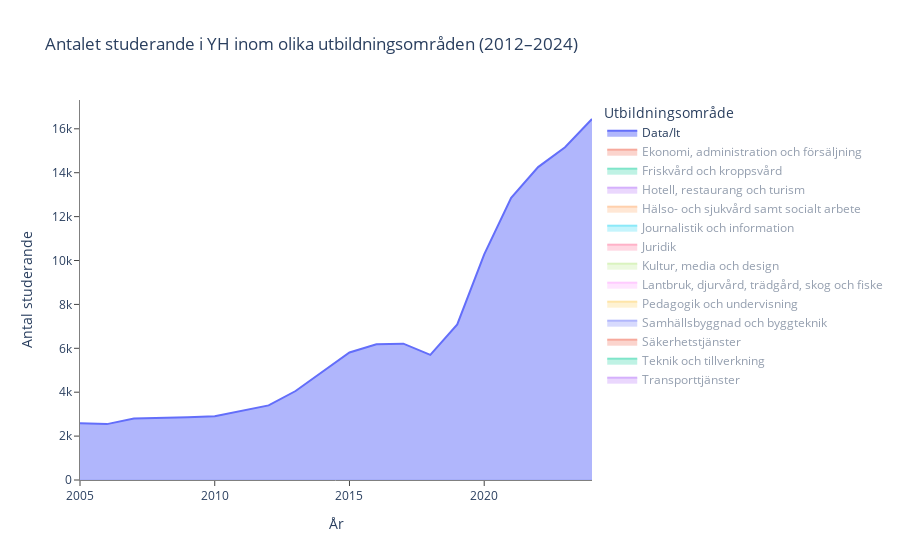

The cell this chart's notebook holds for it:
### Code cell
def student_area_graph():
    # Load the data
    df = pd.read_excel("data/Antalet studerande i YH inom olika utbildningsområden 2012-2024.xlsx")

    # Drop unwanted columns if they exist
    columns_to_exclude = ['Totalt', 'Övrigt']
    df = df.drop(columns=[col for col in columns_to_exclude if col in df.columns])

    # Melt the data to long format
    df_long = df.melt(id_vars='År', var_name='Utbildningsområde', value_name='Antal studerande')

    # Create area chart
    fig = px.area(
        df_long,
        x='År',
        y='Antal studerande',
        color='Utbildningsområde',
        title='Antalet studerande i YH inom olika utbildningsområden (2012–2024)',
        labels={'År': 'År', 'Antal studerande': 'Antal studerande'},
        template='plotly_white'
    )

    # Hide all traces except "Data/It"
    for trace in fig.data:
        if trace.name != "Data/It":
            trace.visible = "legendonly"

    # Improve axes appearance
    fig.update_xaxes(showgrid=False, ticks="outside", showline=True, linecolor='grey')
    fig.update_xaxes(
        showgrid=False,
        ticks="outside",
        showline=True,
        linecolor='grey',
        type='category'  # 👈 Force x-axis to treat years as categorical values
    )

    # Customize legend title
    fig.update_layout(legend_title_text='Utbildningsområde')

    return fig 

fig = student_area_graph()
fig.show()

### Figure 1 — Plotly figure (JSON) as saved in the notebook; plotly's stock layout.template omitted (floating-point values rounded to 4 significant figures)
{"data": [{"fillpattern": {"shape": ""}, "hovertemplate": "Utbildningsområde=Data/It<br>År=%{x}<br>Antal studerande=%{y}<extra></extra>", "legendgroup": "Data/It", "line": {"color": "#636efa"}, "marker": {"symbol": "circle"}, "mode": "lines", "name": "Data/It", "orientation": "v", "showlegend": true, "stackgroup": "1", "type": "scatter", "x": [2005, 2006, 2007, 2008, 2009, 2010, 2011, 2012, 2013, 2014, 2015, 2016, 2017, 2018, 2019, 2020, 2021, 2022, 2023, 2024], "xaxis": "x", "y": [2587.0, 2546.0, 2797.0, 2817.0, 2857.0, 2903.0, 3160.0, 3398.0, 4054.0, 4937.0, 5812.0, 6183.0, 6210.0, 5704.0, 7086.0, 10280.0, 12850.0, 14260.0, 15160.0, 16450.0], "yaxis": "y"}, {"fillpattern": {"shape": ""}, "hovertemplate": "Utbildningsområde=Ekonomi, administration och försäljning<br>År=%{x}<br>Antal studerande=%{y}<extra></extra>", "legendgroup": "Ekonomi, administration och försäljning", "line": {"color": "#EF553B"}, "marker": {"symbol": "circle"}, "mode": "lines", "name": "Ekonomi, administration och försäljning", "orientation": "v", "showlegend": true, "stackgroup": "1", "type": "scatter", "visible": "legendonly", "x": [2005, 2006, 2007, 2008, 2009, 2010, 2011, 2012, 2013, 2014, 2015, 2016, 2017, 2018, 2019, 2020, 2021, 2022, 2023, 2024], "xaxis": "x", "y": [6238.0, 7582.0, 8807.0, 10260.0, 11290.0, 11900.0, 12180.0, 11950.0, 12250.0, 12260.0, 11670.0, 11530.0, 12190.0, 13800.0, 15990.0, 18490.0, 18540.0, 17820.0, 17350.0, 17380.0], "yaxis": "y"}, {"fillpattern": {"shape": ""}, "hovertemplate": "Utbildningsområde=Friskvård och kroppsvård<br>År=%{x}<br>Antal studerande=%{y}<extra></extra>", "legendgroup": "Friskvård och kroppsvård", "line": {"color": "#00cc96"}, "marker": {"symbol": "circle"}, "mode": "lines", "name": "Friskvård och kroppsvård", "orientation": "v", "showlegend": true, "stackgroup": "1", "type": "scatter", "visible": "legendonly", "x": [2005, 2006, 2007, 2008, 2009, 2010, 2011, 2012, 2013, 2014, 2015, 2016, 2017, 2018, 2019, 2020, 2021, 2022, 2023, 2024], "xaxis": "x", "y": [481.0, 738.0, 883.0, 993.0, 1009.0, 857.0, 591.0, 371.0, 363.0, 330.0, 352.0, 303.0, 238.0, 231.0, 302.0, 335.0, 372.0, 408.0, 460.0, 366.0], "yaxis": "y"}, {"fillpattern": {"shape": ""}, "hovertemplate": "Utbildningsområde=Hotell, restaurang och turism<br>År=%{x}<br>Antal studerande=%{y}<extra></extra>", "legendgroup": "Hotell, restaurang och turism", "line": {"color": "#ab63fa"}, "marker": {"symbol": "circle"}, "mode": "lines", "name": "Hotell, restaurang och turism", "orientation": "v", "showlegend": true, "stackgroup": "1", "type": "scatter", "visible": "legendonly", "x": [2005, 2006, 2007, 2008, 2009, 2010, 2011, 2012, 2013, 2014, 2015, 2016, 2017, 2018, 2019, 2020, 2021, 2022, 2023, 2024], "xaxis": "x", "y": [2223.0, 2553.0, 2906.0, 3074.0, 2965.0, 2905.0, 2888.0, 2592.0, 2525.0, 2559.0, 2606.0, 2533.0, 2534.0, 2499.0, 2718.0, 3094.0, 3314.0, 3007.0, 2753.0, 2800.0], "yaxis": "y"}, {"fillpattern": {"shape": ""}, "hovertemplate": "Utbildningsområde=Hälso- och sjukvård samt socialt arbete<br>År=%{x}<br>Antal studerande=%{y}<extra></extra>", "legendgroup": "Hälso- och sjukvård samt socialt arbete", "line": {"color": "#FFA15A"}, "marker": {"symbol": "circle"}, "mode": "lines", "name": "Hälso- och sjukvård samt socialt arbete", "orientation": "v", "showlegend": true, "stackgroup": "1", "type": "scatter", "visible": "legendonly", "x": [2005, 2006, 2007, 2008, 2009, 2010, 2011, 2012, 2013, 2014, 2015, 2016, 2017, 2018, 2019, 2020, 2021, 2022, 2023, 2024], "xaxis": "x", "y": [2992.0, 3807.0, 4200.0, 4029.0, 4091.0, 4496.0, 4656.0, 4525.0, 4965.0, 5738.0, 6023.0, 6162.0, 6727.0, 7451.0, 9031.0, 10900.0, 12050.0, 12880.0, 12520.0, 11920.0], "yaxis": "y"}, {"fillpattern": {"shape": ""}, "hovertemplate": "Utbildningsområde=Journalistik och information<br>År=%{x}<br>Antal studerande=%{y}<extra></extra>", "legendgroup": "Journalistik och information", "line": {"color": "#19d3f3"}, "marker": {"symbol": "circle"}, "mode": "lines", "name": "Journalistik och information", "orientation": "v", "showlegend": true, "stackgroup": "1", "type": "scatter", "visible": "legendonly", "x": [2005, 2006, 2007, 2008, 2009, 2010, 2011, 2012, 2013, 2014, 2015, 2016, 2017, 2018, 2019, 2020, 2021, 2022, 2023, 2024], "xaxis": "x", "y": [114.0, 101.0, 114.0, 159.0, 213.0, 256.0, 299.0, 277.0, 413.0, 621.0, 649.0, 723.0, 802.0, 833.0, 904.0, 967.0, 936.0, 823.0, 752.0, 646.0], "yaxis": "y"}, {"fillpattern": {"shape": ""}, "hovertemplate": "Utbildningsområde=Juridik<br>År=%{x}<br>Antal studerande=%{y}<extra></extra>", "legendgroup": "Juridik", "line": {"color": "#FF6692"}, "marker": {"symbol": "circle"}, "mode": "lines", "name": "Juridik", "orientation": "v", "showlegend": true, "stackgroup": "1", "type": "scatter", "visible": "legendonly", "x": [2005, 2006, 2007, 2008, 2009, 2010, 2011, 2012, 2013, 2014, 2015, 2016, 2017, 2018, 2019, 2020, 2021, 2022, 2023, 2024], "xaxis": "x", "y": [NaN, 61.0, 122.0, 157.0, 167.0, 173.0, 175.0, 242.0, 280.0, 284.0, 309.0, 336.0, 412.0, 438.0, 451.0, 484.0, 488.0, 416.0, 346.0, 346.0], "yaxis": "y"}, {"fillpattern": {"shape": ""}, "hovertemplate": "Utbildningsområde=Kultur, media och design<br>År=%{x}<br>Antal studerande=%{y}<extra></extra>", "legendgroup": "Kultur, media och design", "line": {"color": "#B6E880"}, "marker": {"symbol": "circle"}, "mode": "lines", "name": "Kultur, media och design", "orientation": "v", "showlegend": true, "stackgroup": "1", "type": "scatter", "visible": "legendonly", "x": [2005, 2006, 2007, 2008, 2009, 2010, 2011, 2012, 2013, 2014, 2015, 2016, 2017, 2018, 2019, 2020, 2021, 2022, 2023, 2024], "xaxis": "x", "y": [2803.0, 2938.0, 2893.0, 2993.0, 2952.0, 2791.0, 2567.0, 2363.0, 2509.0, 2627.0, 2769.0, 2770.0, 2865.0, 2904.0, 3016.0, 3432.0, 3916.0, 4223.0, 4457.0, 4636.0], "yaxis": "y"}, {"fillpattern": {"shape": ""}, "hovertemplate": "Utbildningsområde=Lantbruk, djurvård, trädgård, skog och fiske<br>År=%{x}<br>Antal studerande=%{y}<extra></extra>", "legendgroup": "Lantbruk, djurvård, trädgård, skog och fiske", "line": {"color": "#FF97FF"}, "marker": {"symbol": "circle"}, "mode": "lines", "name": "Lantbruk, djurvård, trädgård, skog och fiske", "orientation": "v", "showlegend": true, "stackgroup": "1", "type": "scatter", "visible": "legendonly", "x": [2005, 2006, 2007, 2008, 2009, 2010, 2011, 2012, 2013, 2014, 2015, 2016, 2017, 2018, 2019, 2020, 2021, 2022, 2023, 2024], "xaxis": "x", "y": [920.0, 1341.0, 1538.0, 1502.0, 1549.0, 1704.0, 1654.0, 1461.0, 1355.0, 1251.0, 1307.0, 1407.0, 1442.0, 1360.0, 1416.0, 1613.0, 1810.0, 1950.0, 2091.0, 2346.0], "yaxis": "y"}, {"fillpattern": {"shape": ""}, "hovertemplate": "Utbildningsområde=Pedagogik och undervisning<br>År=%{x}<br>Antal studerande=%{y}<extra></extra>", "legendgroup": "Pedagogik och undervisning", "line": {"color": "#FECB52"}, "marker": {"symbol": "circle"}, "mode": "lines", "name": "Pedagogik och undervisning", "orientation": "v", "showlegend": true, "stackgroup": "1", "type": "scatter", "visible": "legendonly", "x": [2005, 2006, 2007, 2008, 2009, 2010, 2011, 2012, 2013, 2014, 2015, 2016, 2017, 2018, 2019, 2020, 2021, 2022, 2023, 2024], "xaxis": "x", "y": [16.0, 103.0, 186.0, 220.0, 250.0, 462.0, 660.0, 454.0, 424.0, 485.0, 422.0, 534.0, 654.0, 861.0, 1289.0, 1528.0, 1806.0, 1976.0, 1510.0, 1095.0], "yaxis": "y"}, {"fillpattern": {"shape": ""}, "hovertemplate": "Utbildningsområde=Samhällsbyggnad och byggteknik<br>År=%{x}<br>Antal studerande=%{y}<extra></extra>", "legendgroup": "Samhällsbyggnad och byggteknik", "line": {"color": "#636efa"}, "marker": {"symbol": "circle"}, "mode": "lines", "name": "Samhällsbyggnad och byggteknik", "orientation": "v", "showlegend": true, "stackgroup": "1", "type": "scatter", "visible": "legendonly", "x": [2005, 2006, 2007, 2008, 2009, 2010, 2011, 2012, 2013, 2014, 2015, 2016, 2017, 2018, 2019, 2020, 2021, 2022, 2023, 2024], "xaxis": "x", "y": [1406.0, 1947.0, 2388.0, 2641.0, 3183.0, 3540.0, 3918.0, 4363.0, 4743.0, 4969.0, 5512.0, 6066.0, 6831.0, 7534.0, 9019.0, 11550.0, 12740.0, 13040.0, 12560.0, 13130.0], "yaxis": "y"}, {"fillpattern": {"shape": ""}, "hovertemplate": "Utbildningsområde=Säkerhetstjänster<br>År=%{x}<br>Antal studerande=%{y}<extra></extra>", "legendgroup": "Säkerhetstjänster", "line": {"color": "#EF553B"}, "marker": {"symbol": "circle"}, "mode": "lines", "name": "Säkerhetstjänster", "orientation": "v", "showlegend": true, "stackgroup": "1", "type": "scatter", "visible": "legendonly", "x": [2005, 2006, 2007, 2008, 2009, 2010, 2011, 2012, 2013, 2014, 2015, 2016, 2017, 2018, 2019, 2020, 2021, 2022, 2023, 2024], "xaxis": "x", "y": [267.0, 425.0, 565.0, 626.0, 629.0, 544.0, 459.0, 370.0, 336.0, 350.0, 378.0, 375.0, 275.0, 284.0, 408.0, 579.0, 594.0, 763.0, 833.0, 830.0], "yaxis": "y"}, {"fillpattern": {"shape": ""}, "hovertemplate": "Utbildningsområde=Teknik och tillverkning<br>År=%{x}<br>Antal studerande=%{y}<extra></extra>", "legendgroup": "Teknik och tillverkning", "line": {"color": "#00cc96"}, "marker": {"symbol": "circle"}, "mode": "lines", "name": "Teknik och tillverkning", "orientation": "v", "showlegend": true, "stackgroup": "1", "type": "scatter", "visible": "legendonly", "x": [2005, 2006, 2007, 2008, 2009, 2010, 2011, 2012, 2013, 2014, 2015, 2016, 2017, 2018, 2019, 2020, 2021, 2022, 2023, 2024], "xaxis": "x", "y": [3920.0, 4310.0, 4928.0, 5563.0, 6511.0, 7142.0, 7334.0, 6731.0, 7036.0, 7328.0, 7387.0, 7259.0, 7058.0, 6839.0, 7763.0, 9931.0, 11280.0, 11310.0, 11710.0, 13230.0], "yaxis": "y"}, {"fillpattern": {"shape": ""}, "hovertemplate": "Utbildningsområde=Transporttjänster<br>År=%{x}<br>Antal studerande=%{y}<extra></extra>", "legendgroup": "Transporttjänster", "line": {"color": "#ab63fa"}, "marker": {"symbol": "circle"}, "mode": "lines", "name": "Transporttjänster", "orientation": "v", "showlegend": true, "stackgroup": "1", "type": "scatter", "visible": "legendonly", "x": [2005, 2006, 2007, 2008, 2009, 2010, 2011, 2012, 2013, 2014, 2015, 2016, 2017, 2018, 2019, 2020, 2021, 2022, 2023, 2024], "xaxis": "x", "y": [822.0, 1104.0, 1357.0, 1590.0, 1696.0, 1859.0, 1845.0, 1487.0, 1116.0, 941.0, 1190.0, 1544.0, 1850.0, 1749.0, 1673.0, 1757.0, 1573.0, 1490.0, 1618.0, 1691.0], "yaxis": "y"}], "layout": {"legend": {"title": {"text": "Utbildningsområde"}, "tracegroupgap": 0}, "title": {"text": "Antalet studerande i YH inom olika utbildningsområden (2012–2024)"}, "xaxis": {"anchor": "y", "domain": [0, 1], "linecolor": "grey", "showgrid": false, "showline": true, "ticks": "outside", "title": {"text": "År"}}, "yaxis": {"anchor": "x", "domain": [0, 1], "linecolor": "grey", "showgrid": false, "showline": true, "ticks": "outside", "title": {"text": "Antal studerande"}}}}
